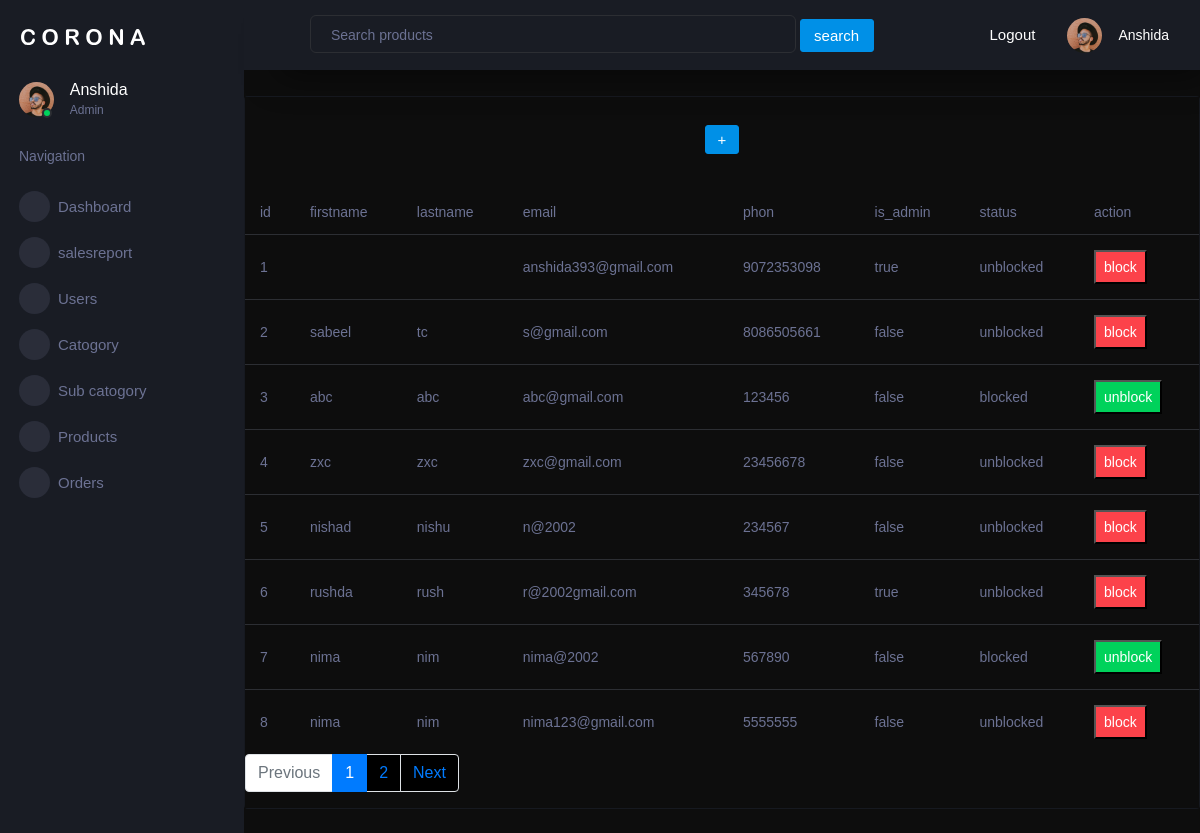
Page /adminpanel/users/ on the committed database.
### account/models.py (models this page shows, shortened)
class CustomUser(AbstractUser):
    username = None
    email = models.EmailField(_('email address'), unique=True)
    phone = models.IntegerField(unique=True, verbose_name='Phone Number',blank=False, help_text='Enter 10 digits phone number')
    USERNAME_FIELD = 'email'
    REQUIRED_FIELDS = ['phone']
    objects = CustomUserManager()

### adminpanel/views.py (the view)
# urls.py: path('users/',views.userslist, name='userslist'),
def userslist(request):
    users= CustomUser.objects.all()
    paginator = Paginator(users,8)
    page= request.GET.get('page')
    paged_users = paginator.get_page(page)
    dict_users={
        'users': paged_users
        }
    return render(request,'User.html',dict_users)

### templates/User.html (shortened to what this page needs)
{% extends 'adminbase.html' %}
{% load static %}
{% block content %}
<!DOCTYPE html>
<html lang="en">
<head>
  <link rel="stylesheet" href="{% static 'assets/vendors/mdi/css/materialdesignicons.min.css' %}">
  <link rel="stylesheet" href="{% static 'assets/vendors/css/vendor.bundle.base.css' %}">
  <link rel="stylesheet" href="{% static 'assets/vendors/jvectormap/jquery-jvectormap.css' %}">
  <link rel="stylesheet" href="{% static 'assets/vendors/flag-icon-css/css/flag-icon.min.css' %}">
  <link rel="stylesheet" href="{% static 'assets/vendors/owl-carousel-2/owl.carousel.min.css' %}">
  <link rel="stylesheet" href="{% static 'assets/vendors/owl-carousel-2/owl.theme.default.min.css' %}">
  <link rel="stylesheet" href="{% static 'assets/css/style.css' %}">
</head>
<body>
  <div class="row ">
    <div class="col-12 grid-margin">
      <div class="card">
        <div class="card-body bg-dark">
          <div class="text-center  pb-2"><a href="{% url 'adminpanel:adduser' %}" class="btn btn-primary btn-md">+</a>
          </div>
        </div>
        <div class="table-responsive bg-dark">
          <table class="table">
            <thead>
              <tr>
                <th> id </th>
                <th> firstname </th>
                <th> lastname </th>
                <th> email </th>
                <th> phon </th>
                <th>is_admin</th>
                <th> status</th>
                <th> action </th>
              </tr>
            </thead>
            <tbody>
              {% for i in users%}
              <tr>
                <td>{{i.id}}</td>
                <td>{{i.first_name}}</td>
                <td>{{i.last_name}}</td>
                <td>{{i.email}}</td>
                <td>{{i.phone}}</td>
                {% if i.is_superuser %}
                <td>true</td>
                {% else %}
                <td>false</td>
                {% endif %}
                {% if i.is_active %}
                <td> unblocked</td>
                {% else %}
                <td> blocked</td>
                {% endif %}
                {% if i.is_active %}
                <td>
                  <a href="#">
                    <button class="bg-danger p-2 text-white" data-toggle="modal"
                      data-target="#blockModal{{ i.id }}">block</button></a>
                </td>
                {% else %}
                <td>
                  <a href="#">
                    <button class="bg-success p-2 text-white" data-toggle="modal"
                      data-target="#blockModal{{ i.id }}">unblock</button></a>
                </td>
        {% endif %}
        </tr>
        {% endfor %}
        </tbody>
        </table>
          <nav class="mb-3" aria-label="page navigation sample">
            {% if users.has_other_pages %}
              <ul class="pagination">
              {% if users.has_previous %}
                <li class="page-item"><a class="page-link "href="?page={{users.previous_page_number}}">Previous</a></li>
                {% else %}
                <li class="page-item disabled"><a class="page-link "href="#">Previous</a></li>
                {% endif %}
                {% for i in users.paginator.page_range %}
                {% if users.number == i %}
                 <li class="page-item active"><a class="page-link "href="#">{{i}}</a></li>
                 {% else %}
                 <li class="page-item"><a class="page-link "href="?page={{i}}">{{i}}</a></li>
                 {% endif %}
                 {% endfor %}
                 {% if users.has_next %}
                <li class="page-item"><a class="page-link" href="?page={{users.next_page_number}}">Next</a></li>
                {% else %}
                 <li class="page-item disabled"><a class="page-link" href="#">Next</a></li>
                {% endif %}
              </ul>
              {% endif %}
            </nav>
      </div>
    </div>
  </div>
  </div>
</body>
</html>
{% endblock content %}

### rows in the picture
CustomUser: id "1", email "anshida393@gmail.com", phone "9072353098", is_superuser "true", is_active "unblocked"
CustomUser: id "2", first_name "sabeel", last_name "tc", email "s@gmail.com", phone "8086505661", is_superuser "false", is_active "unblocked"
CustomUser: id "3", first_name "abc", last_name "abc", email "abc@gmail.com", phone "123456", is_superuser "false", is_active "blocked"
CustomUser: id "4", first_name "zxc", last_name "zxc", email "zxc@gmail.com", phone "23456678", is_superuser "false", is_active "unblocked"
CustomUser: id "5", first_name "nishad", last_name "nishu", email "n@2002", phone "234567", is_superuser "false", is_active "unblocked"
CustomUser: id "6", first_name "rushda", last_name "rush", email "r@2002gmail.com", phone "345678", is_superuser "true", is_active "unblocked"
CustomUser: id "7", first_name "nima", last_name "nim", email "nima@2002", phone "567890", is_superuser "false", is_active "blocked"
CustomUser: id "8", first_name "nima", last_name "nim", email "nima123@gmail.com", phone "5555555", is_superuser "false", is_active "unblocked"

### other values in the picture
{{ i }} "1"
{{ i }} "2"
